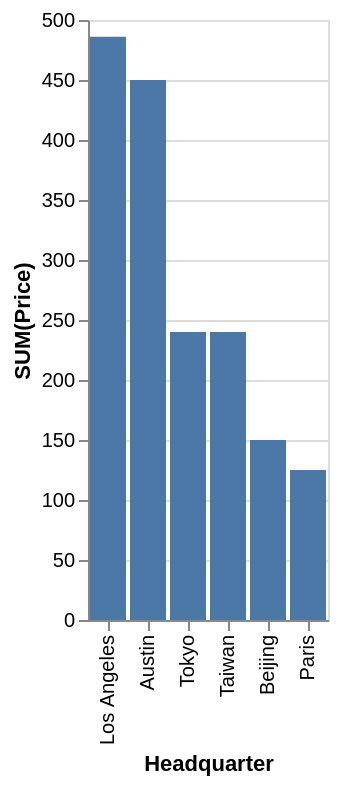

The specification (Vega-Lite) saved for this image:
### Vega-Lite specification from a JSON file in a GitHub repository (floating-point values rounded to 4 significant figures)
{"data": {"values": [{"x_data": "Los Angeles", "y_data": 486}, {"x_data": "Austin", "y_data": 450}, {"x_data": "Tokyo", "y_data": 240}, {"x_data": "Taiwan", "y_data": 240}, {"x_data": "Beijing", "y_data": 150}, {"x_data": "Paris", "y_data": 125}]}, "mark": "bar", "encoding": {"x": {"field": "x_data", "type": "nominal", "title": "Headquarter", "sort": {"op": "sum", "field": "y_data", "order": "descending"}}, "y": {"field": "y_data", "type": "quantitative", "title": "SUM(Price)"}}}
